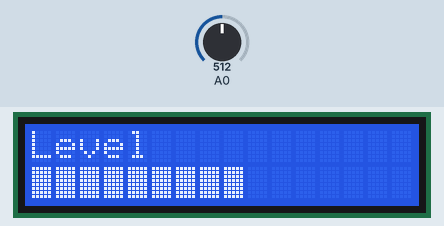
Simulated run of this sketch. Board: Arduino Uno, built with avr-gcc and run on an emulated ATmega328P. Parts: 16×2 character LCD. The inputs (shaded band) are chosen by the test bench; at power-on: A0 = 512.

Above: at 1.2 s.
1.3 s: A0 set to 122
At 2.2 s:
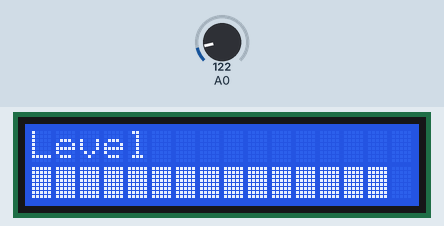
4.3 s: A0 set to 0
At 5.8 s:
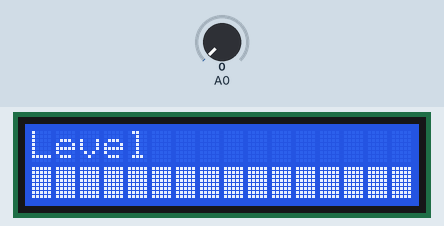
7.3 s: A0 set to 716
At 7.8 s:
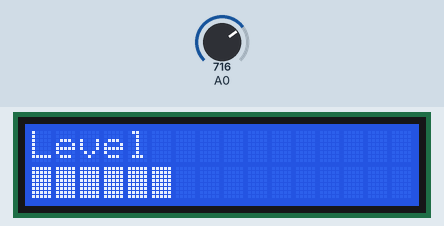
8.8 s: A0 set to 900
At 9.9 s:
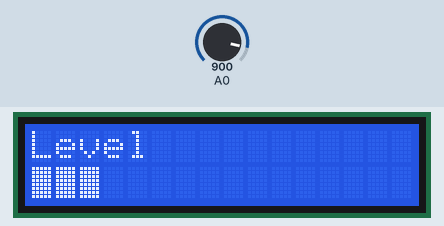
10.3 s: A0 set to 1023
At 10.7 s:
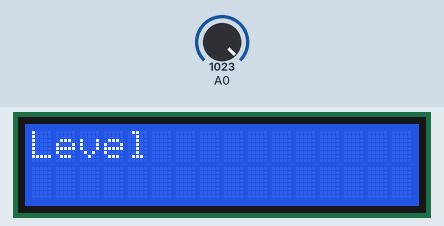
11.8 s: A0 set to 306
At 13.0 s:
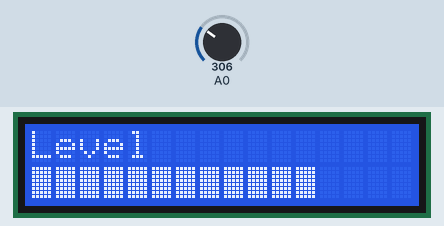
Timing chart, 0 to 14.8 s (numbered marks = the images above; inputs shaded):
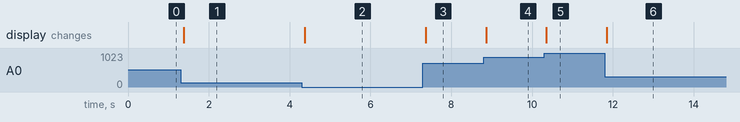

The sketch:

lcdunpotenciometrs.ino
```cpp
#include <WireData.h>

#include <LiquidCrystal_I2C.h>
#include <Wire.h>

LiquidCrystal_I2C lcd(0x27, 16, 2);

void setup() {

  lcd.init();
  lcd.backlight();
}
void loop() {

  lcd.clear();
  lcd.setCursor(0,0);
  lcd.print("Level");

  int potent=analogRead(A0);
  potent=map(potent,0,1023,17,0);
  lcd.setCursor(0,1);
  for(int i=0; i<potent; i++){
    lcd.print((char)0b11111111);
    }
  delay(50);

}
```

Measured:
- after the input at 1.3 s, the display: changes after 0.07 s (image 1)
- after the input at 4.3 s, the display: changes after 0.08 s (image 2)
- after the input at 7.3 s, the display: changes after 0.07 s (image 3)
- after the input at 8.8 s, the display: changes after 0.06 s (image 4)
- after the input at 10.3 s, the display: changes after 0.05 s (image 5)
- after the input at 11.8 s, the display: changes after 0.05 s (image 6)
